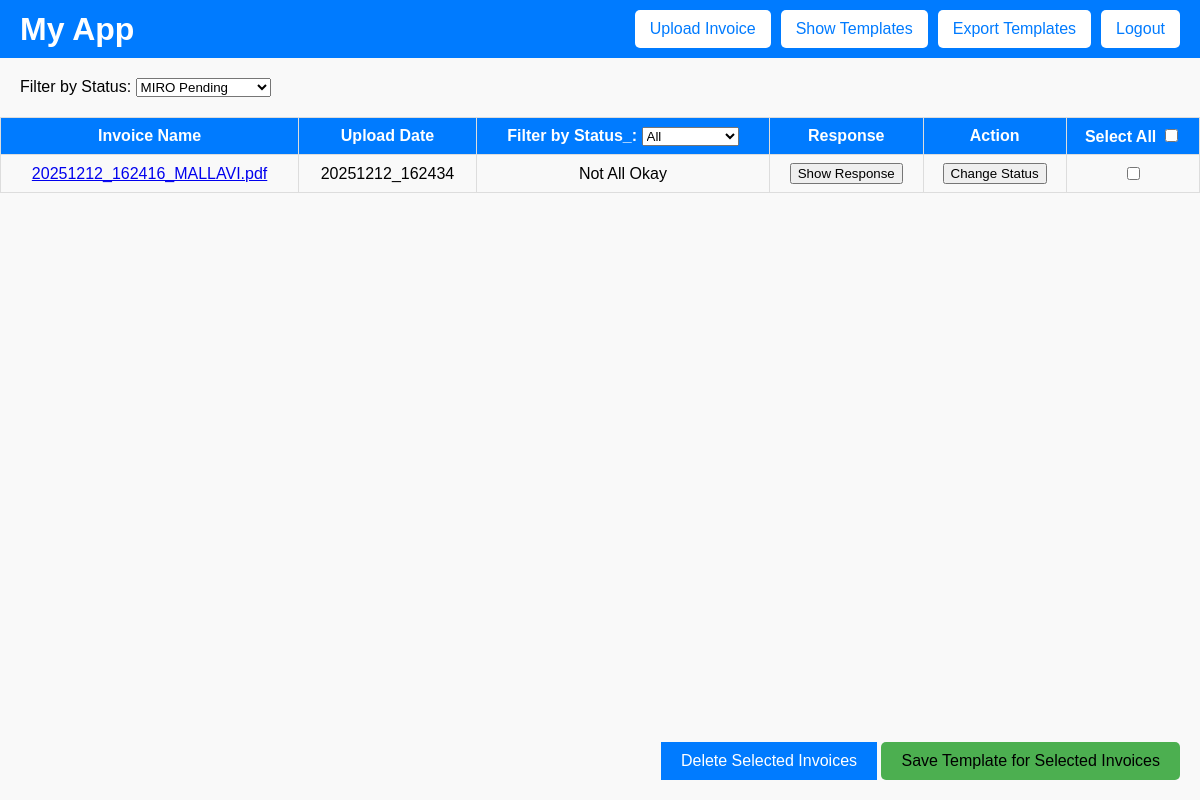
The page /show-invoice/ (signed in) on the database as committed earlier.
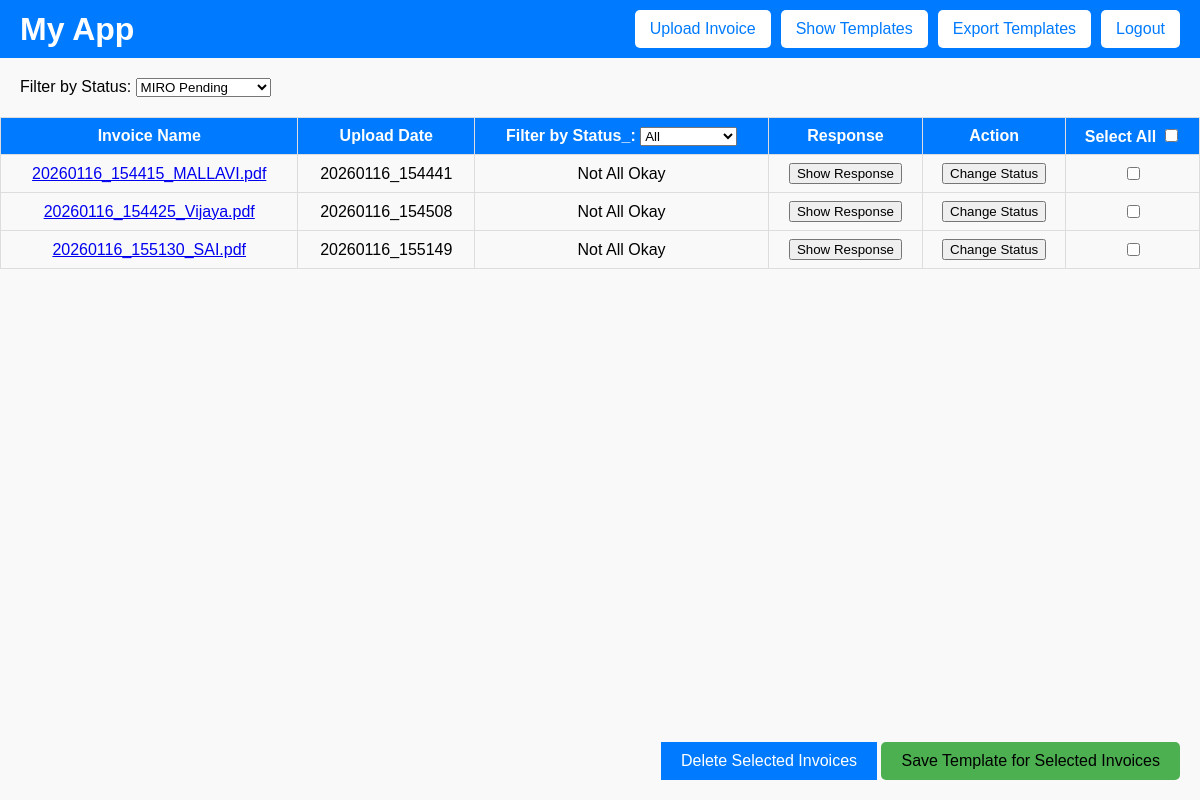
The same page on the database as committed later.
### miroapp/models.py (models this page shows)
class InvoiceDetail(models.Model):
    company = models.ForeignKey(CompanyDetails, on_delete=models.CASCADE)
    file_name = models.CharField(max_length=255, unique=True)  # Unique constraint
    path = models.TextField()
    upload_date = models.TextField(blank=True, null=True)
    okay_status = models.TextField(blank=True, null=True)
    okay_message = models.TextField(blank=True, null=True)
    status = models.CharField(max_length=50, default='waiting')

### miroapp/views.py (the view)
# urls.py: path('show-invoice/', views.show_invoices, name='show_invoices'),
@login_required
def show_invoices(request):
    status_filter = request.GET.get('status', 'waiting')
    company = request.user.company_code
    if status_filter == 'all':
        invoices = InvoiceDetail.objects.filter(company=company)
    else:
        invoices = InvoiceDetail.objects.filter(company=company, status=status_filter)
    context = {
        'invoices': invoices,
        'selected_status': status_filter,
        'company':company,
    }
    return render(request, 'show_invoices.html', context)

### miroapp/models.py (called while the page is built)
    def __str__(self):
        return f"{self.business_name} ({self.contact_person_email})"

### miroapp/templates/show_invoices.html (shortened to what this page needs)
<!DOCTYPE html>
<html lang="en">
<head>
</head>
<body>
    <header>
        <h1>
            <a href="/home/" style="text-decoration: none; color: inherit;">My App</a>
        </h1>
        <nav>
            <button onclick="window.location.href='/upload-invoice/'">Upload Invoice</button>
            <button onclick="window.location.href='/show-templates/'">Show Templates</button>
            <button onclick="exportTemplates()">Export Templates</button>
            <button onclick="window.location.href='/logout/'">Logout</button>
        </nav>
    </header>
    <form method="GET" action="/show-invoice/" id="filterForm">
        <label for="status">Filter by Status:</label>
        <select id="status" name="status" onchange="this.form.submit()">
            <option value="waiting" {% if selected_status == "waiting" %}selected{% endif %}>MIRO Pending</option>
        </select>
    </form>
    {% if invoices %}
        <table>
            <thead>
                <tr>
                    <th>Invoice Name</th>
                    <th>Upload Date</th>
                    <th>
                        <span class="filter-container">
                            <label for="status_filter_">Filter by Status_:</label>
                            <select id="status_filter_" name="status_filter">
                                <option value="all">All</option>
                            </select>
                        </span>
                    </th>
                    <th>Response</th>
                    <th>Action</th>
                    <th>
                        <span class="filter-container">
                            <label for="select_all_checkbox">Select All</label>
                            <input type="checkbox" id="select_all_checkbox">
                        </span>
                    </th>
                </tr>
            </thead>
            <tbody id="invoice-table-body">
                {% for invoice in invoices %}
                    <tr class="invoice-row" data-status="{{ invoice.okay_status }}">
                        <td>
                            <a href="/media/invoices/{{company}}/{{ invoice.file_name }}" target="_blank">
                                {{ invoice.file_name }}
                            </a>
                        </td>
                        <td>{{ invoice.upload_date }}</td>
                        <td>
                            <span class="tooltip" data-tooltip="{{ invoice.okay_message }}">
                                {{ invoice.okay_status }}
                            </span>
                        </td>
                        <td>
                            <button onclick="window.location.href='/invoice-display/?response_file={{ invoice.file_name }}.json'">Show Response</button>
                        </td>
                        <td>
                            <button onclick="changeStatus('{{ invoice.file_name }}')">Change Status</button>
                        </td>
                        <td>
                            <input type="checkbox" class="invoice-checkbox" data-file="{{ invoice.file_name }}">
                        </td>
                    </tr>
                {% endfor %}
            </tbody>
        </table>
    {% else %}
        <p class="message">No invoices found for the selected filter</p>
    {% endif %}
    <form id="action_form" method="POST">
        <div class="action-button-container">
            <button type="button" id="delete_selected" onclick="submitDeleteForm()">Delete Selected Invoices</button>
            <button type="button" id="perform_action" onclick="submitSaveForm()">Save Template for Selected Invoices</button>
        </div>
    </form>
</body>
</html>

### miroapp/templates/show_invoices.html (style rules this page uses)
body { font-family: Arial, sans-serif; margin: 0; background-color: #f9f9f9; }
header { background-color: #007bff; color: white; padding: 10px 20px; display: flex; justify-content: space-between; align-items: center; }
header h1 { margin: 0; }
nav { display: flex; gap: 10px; }
nav button { background-color: white; color: #007bff; border: none; padding: 10px 15px; cursor: pointer; border-radius: 5px; font-size: 16px; }
table { width: 100%; border-collapse: collapse; margin-top: 20px; }
table th, table td { border: 1px solid #ddd; padding: 8px; text-align: center; }
table th { background-color: #007bff; color: white; }
form { margin: 20px; }
form button { padding: 10px 20px; font-size: 16px; background-color: #007bff; color: white; border: none; cursor: pointer; }
.tooltip { position: relative; cursor: pointer; }
.tooltip::after { content: attr(data-tooltip); position: absolute; top: -150%; left: 50%; transform: translateX(-50%); background-color: #333; color: #fff; padding: 5px; border-radius: 5px; white-space: nowrap; font-size: 12px; visibility: hidden; opacity: 0; transition: opacity 0.2s ease-in-out; z-index: 10; }
.action-button-container { position: fixed; bottom: 20px; right: 20px; z-index: 1000; }
#perform_action { padding: 10px 20px; font-size: 16px; background-color: #4CAF50; color: black; border: none; border-radius: 5px; cursor: pointer; }

Rows that differ between the two databases and show on the page:
removed InvoiceDetail: file_name "20251212_162416_MALLAVI.pdf", upload_date "20251212_162434", okay_status "Not All Okay"
added InvoiceDetail: file_name "20260116_154415_MALLAVI.pdf", upload_date "20260116_154441", okay_status "Not All Okay"
added InvoiceDetail: file_name "20260116_154425_Vijaya.pdf", upload_date "20260116_154508", okay_status "Not All Okay"
added InvoiceDetail: file_name "20260116_155130_SAI.pdf", upload_date "20260116_155149", okay_status "Not All Okay"
